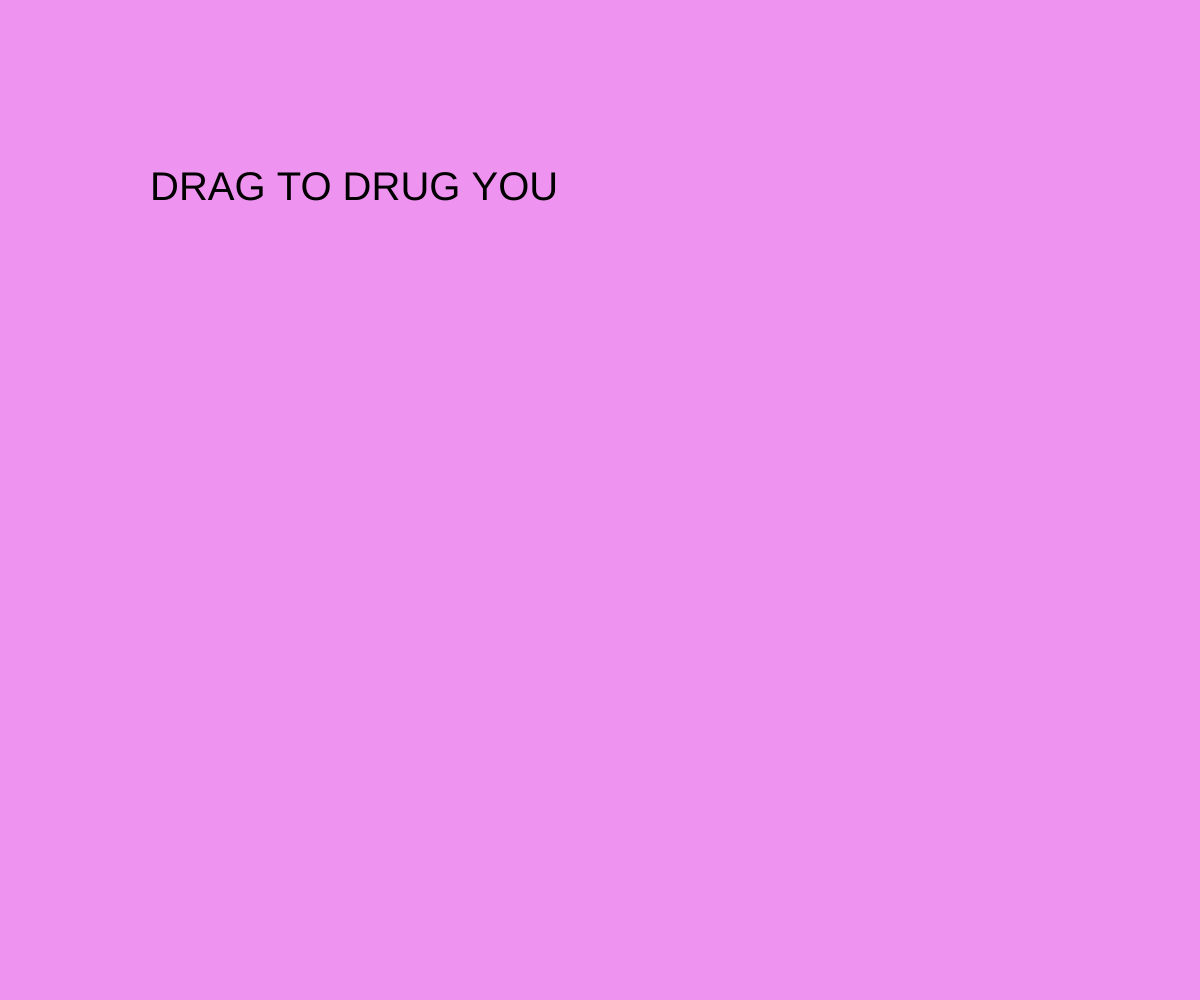
Frame 1 (no input)
Frame 60 (no input): identical to frame 1, image omitted
Frame 120 (the mouse pressed at the canvas centre since frame 60): identical to frame 1, image omitted

The p5.js sketch that drew this single still picture (run headless with seeded random() and noise() and a simulated clock; from frame 60 on, the mouse is pressed at the canvas centre):

// p5.js sketch
// ── sketch.js
var myImage;
var myCuteBall;

var balls = [];
var colors = [
  '#0fab8c',
  '#22f0df',
  '#50a6bc',
  '#2eee9f',
  '#000',
  '#fff',
];
function preload() {
}

function setup() {
  createCanvas(windowWidth, windowHeight);
 frameRate(60);

}


function Ball(_x, _y) {
  this.size = 12;
  this.x = _x;
  this.y = _y;
  this.color =  color(random(colors));
  this.speed1 = 2;
  this.speed1 = 1;
  // Methods
  var yDir = 1.2;
  var xDir = 6;

  this.move = function() {
      this.x += this.speed1 * xDir;
    this.y += this.speed2 * yDir;
    if (this.y > height || this.y < 0) {
      yDir = yDir * -1;
    }
    if (this.x > width || this.x < 0) {
      xDir = xDir * -1
    }
  }

  this.display = function() {
    fill(this.color);
     noStroke();
    ellipse(this.x, this.y, this.size);
  }

}
function mouseDragged() {
  var ballNumber = 5;

  for (var i = 0; i < ballNumber; i++) {

    var myBall = new Ball(mouseX, mouseY, 10);
    myBall.speed1 = random(-1, 1);
    myBall.speed2 = random(-1, 1);
    balls.push(myBall);
  }
}

function draw() {

  background('#ee93ef');
   textSize(40);
   text('DRAG TO DRUG YOU', windowWidth/8, height/5);
   //inserire new ball per effetto continuo
   for (var j = 0; j < balls.length; j++) {

     balls[j].move();
     balls[j].display();

   }

}
